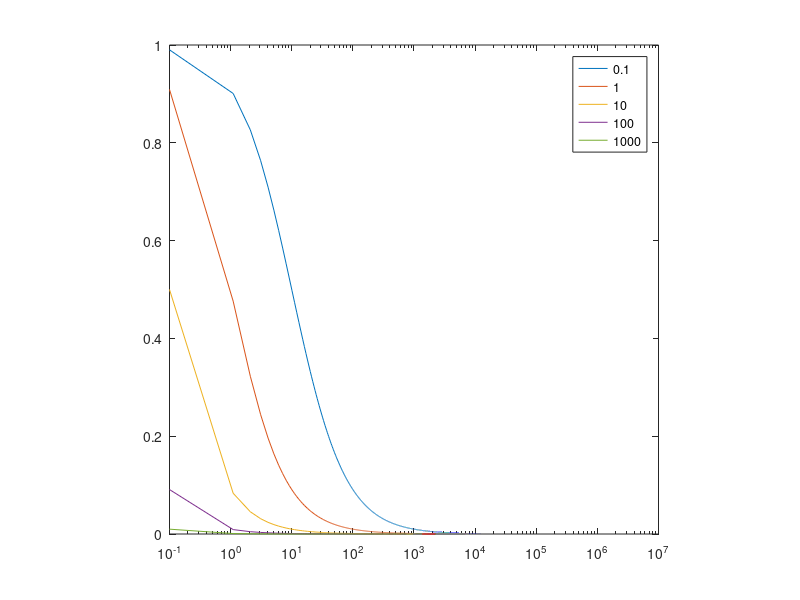

The MATLAB source for this figure:
clc
clear
b=0.1;
n=1;
for i=1:5
    x=0.1:10000000;
    y=1./(1+(b.*(x.^n)));
    semilogx(x,y)
    axis square
    hold on
    b=b*10;
end
legend('0.1','1','10','100','1000')